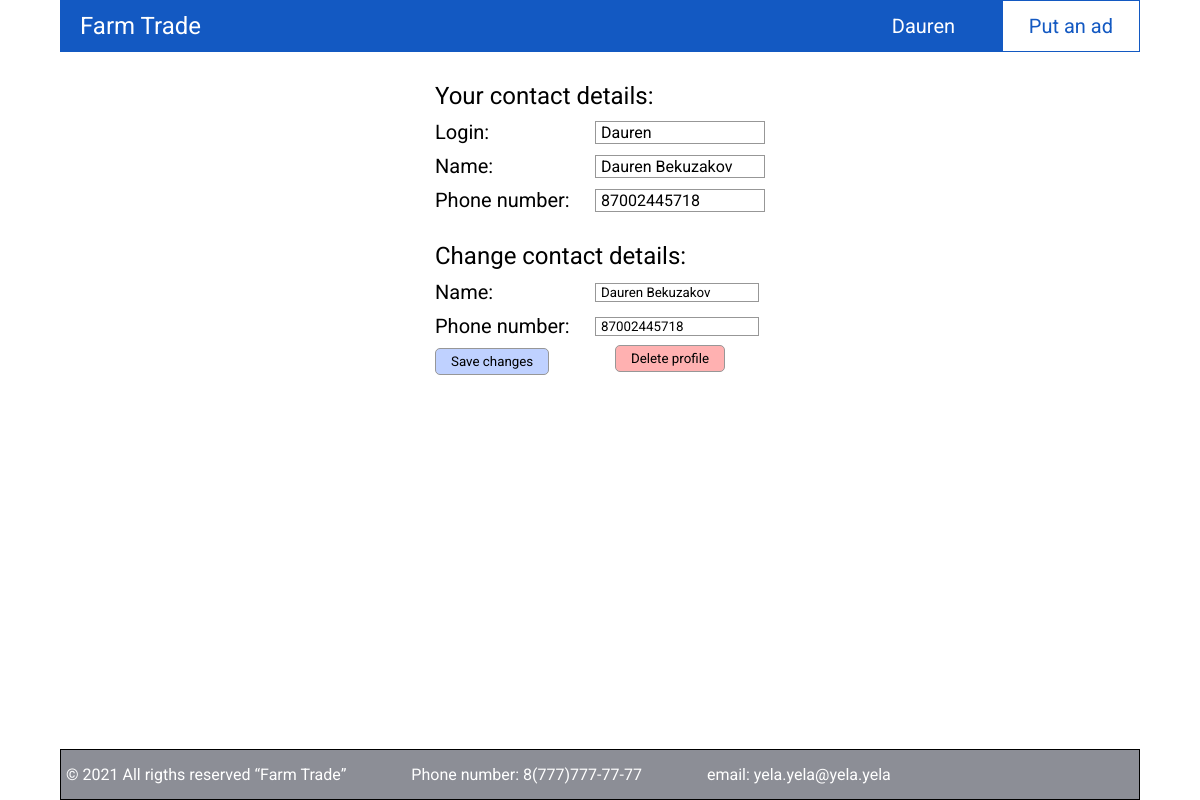
The app's page /profile/ (signed in) with its own data.
### main/models.py (models this page shows, shortened)
class Profile(models.Model):
	user = models.OneToOneField(User, on_delete = models.CASCADE)
	name = models.CharField(max_length = 255)
	phone_number = models.CharField(max_length = 255)

### main/views.py (the view)
# urls.py: path('profile/', ProfileView.as_view(), name = 'profile'),
class ProfileView(LoginRequiredMixin, UpdateView):
	model = Profile
	fields = ['name', 'phone_number']
	template_name = 'my-profile.html'
	success_url = reverse_lazy('profile')
	def get_object(self, queryset = None):
		self.kwargs[self.pk_url_kwarg] = self.request.user.profile.pk
		obj = super().get_object(queryset)
		return obj

### templates/my-profile.html (shortened to what this page needs)
{% extends "base.html" %}
	{% block content %}
	<section class="my-profile">
		<div class="container">
			<div class="my-profile__body">
				<div class="my-info">
					<div class="my-info__title"><h2>Your contact details:</h2></div>
					<form class="my-info__view">
						<div class="my-login">
							<h3>Login:</h3>
							<p class="my-login__login">{{ object.user.username }}</p>
						</div>
						<div class="my-name">
							<h3>Name:</h3>
							<p class="my-name__name">
								{{ object.name }}
							</p>
						</div>
						<div class="my-phone">
							<h3>Phone number:</h3>
							<p class="my-phone-phone">{{ object.phone_number }}</p>
						</div>
					</form>
					<div class="my-info__title"><h2>Change contact details:</h2></div>
					<form action="{% url 'profile' %}" method="POST" class="my-info__edit">
						<div class="my-name__edit">
							<label for="{{ form.name.id_for_label }}">Name:</label>
							{{ form.name }}
						</div>
						<div class="my-phone__edit">
							<label for="{{ form.phone_number.id_for_label }}">Phone number:</label>
							{{ form.phone_number }}
						</div>
						<div class="my-info__buttons">
							<input type="submit" class="saveChanges" value="Save changes">
						</div>
					</form>
					<form action="{% url 'profile_delete' %}" method="POST" id="delete_form" class="delete_form">
						<input type="submit" class="deleteProfile" value="Delete profile">
					</form>
				</div>
			</div>
		</div>
	</section>
	{% endblock %}

### templates/base.html (shortened to what this page needs)
{% load static %}
<!DOCTYPE html>
<html lang="en">
<head>
	<link rel="stylesheet" href="{% static 'css/style.css' %}">
</head>
<body>
	<nav class="navbar">
		<div class="container">
			<div class="navbar__body">
				<div class="navbar__logo"><a href="{% url 'home' %}">Farm Trade</a></div>
				<div class="navbar__menu">
					{% if request.user.is_authenticated %}
						<ul class="navbar__username">
							<li>
								<a href="#">{{ request.user }}</a>
							</li>
						</ul>
					{% else %}
						<div class="navbar__log-in"><a href="{% url 'auth' %}">Log in</a></div>
					{% endif %}
					<div class="navbar__ad"><a href="{% url 'add_ad' %}">Put an ad</a></div>
				</div>
			</div>
		</div>
	</nav>
	{% block content %}
	{% endblock %}
	<footer class="footer">
		<div class="container">
			<div class="footer__body">
				<div class="footer__copyright">
					<p>© 2021 All rigths reserved “Farm Trade”</p>
				</div>
				<div class="footer__call">
					<a href="tel: +77777777777">Phone number: 8(777)777-77-77</a>
				</div>
				<div class="footer__email">
					<a href="mailto:yela.yela@yela.yela" target="_blank">email: yela.yela@yela.yela</a>
				</div>
			</div>
		</div>
	</footer>
</body>
</html>

### static/css/style.css (style rules this page uses)
* { margin: 0; padding: 0; box-sizing: border-box; font-family: Roboto; }
html, body { scroll-behavior: smooth; height: 100%; }
body { display: flex; flex-direction: column; }
input { -webkit-appearance: none; appearance: none; padding: 0; }
.container { max-width: 1100px; width: 100%; margin: 0 auto; padding: 0 10px; }
.navbar__body { display: flex; justify-content: space-between; align-items: center; background: #1359C2; }
.navbar__logo a { text-decoration: none; color: #FFF; font-size: 24px; padding-left: 20px; }
.navbar__menu { display: flex; align-items: center; }
.navbar__ad { background: #FFF; color: #1359C2; padding: 13px; border: 1px solid #1359c2; font-size: 20px; }
.navbar__ad a { padding: 13px; color: #1359C2; text-decoration: none; }
.navbar__username { display: flex; }
.navbar__username li { z-index: 1000; width: 130px; list-style: none; background: #1359C2; position: relative; }
.navbar__username a { color: #FFF; font-weight: 400; text-decoration: none; display: block; padding-left: 20px; text-align: left; height: 50px; line-height: 50px; font-size: 20px; transition: all 0.5s; }
.my-profile { padding: 30px 0; flex-grow: 1; }
.my-profile__body { max-width: 330px; margin: 0 auto; }
.my-info__title { font-size: 16px; margin-bottom: 10px; }
.my-info__title h2 { font-weight: 400; }
.my-info__view { margin-bottom: 30px; }
.my-info__view div { margin: 10px 0; display: flex; align-items: center; }
.my-info__view h3 { width: 160px; font-size: 20px; font-weight: 400; }
.my-info__view p { width: 170px; padding: 1px 5px; background: #FFF; border: 1px solid #979797; }
.my-info__edit div { margin: 10px 0; display: flex; align-items: center; }
.my-info__edit label { width: 160px; font-size: 20px; font-weight: 400; }
.my-info__edit input { max-width: 170px; padding: 1px 5px; background: #FFF; border: 1px solid #979797; }
.my-info__buttons { display: flex; justify-content: space-between; }
.deleteProfile { position: absolute; top:-40px; right: 40px; background: #FFB1B1; border:1px solid #979797; }
.delete_form { position: relative; }
.my-info__buttons > .saveChanges { background: #BFD1FF; display: inline-block; padding: 5px 15px; border-radius: 5px; font-weight: 400; cursor: pointer; text-decoration: none; color: #000; }
.deleteProfile, .saveChanges { display: inline-block; padding: 5px 15px; border-radius: 5px; font-weight: 400; cursor: pointer; text-decoration: none; color: #000; }
.footer { margin-top: 30px; -webkit-user-select: none; user-select: none; }
.footer__body { display: flex; justify-content: flex-start; align-items: center; background: #8C8E96; border: 1px solid #000; padding: 15px 5px; }
.footer__body div { margin: 0 65px 0 0; }
.footer__copyright { color: #FFF; }
.footer__call a { text-decoration: none; color: #FFF; }
.footer__email a { text-decoration: none; color: #FFF; }

### records on screen
Profile: user.username "Dauren", name "Dauren Bekuzakov", phone_number "87002445718"

### other values on screen
{{ request.user }} "Dauren"
